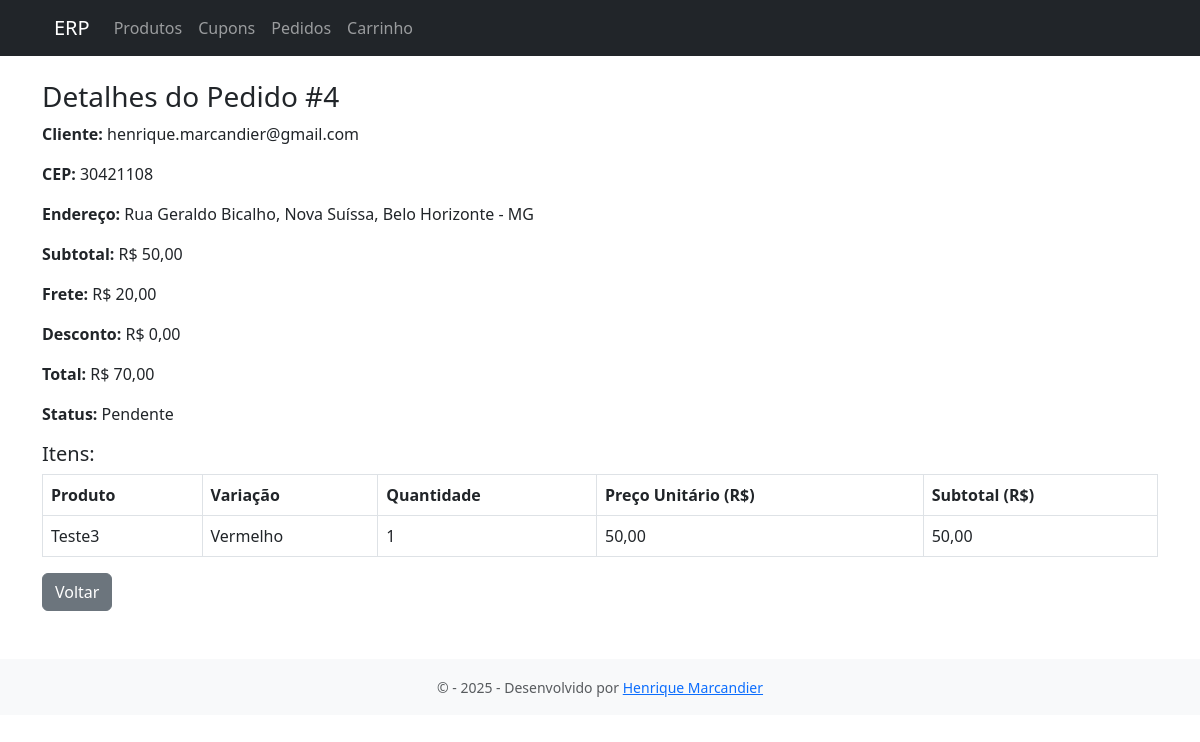
/?url=pedido/detalhes&id=4, run on the app's committed database.
### tables this page shows
CREATE TABLE `pedidos` (
  `id` int(11) NOT NULL AUTO_INCREMENT,
  `cliente_nome` varchar(100) NOT NULL,
  `email_cliente` varchar(100) DEFAULT NULL,
  `cep` varchar(10) DEFAULT NULL,
  `endereco` varchar(255) DEFAULT NULL,
  `status` enum('Pendente','Processando','Enviado','Cancelado','Concluído') DEFAULT 'Pendente',
  `cupom_aplicado` varchar(255) DEFAULT NULL,
  `subtotal` decimal(10,2) NOT NULL DEFAULT 0.00,
  `frete` decimal(10,2) NOT NULL DEFAULT 0.00,
  `desconto` decimal(10,2) NOT NULL DEFAULT 0.00,
  `total` decimal(10,2) NOT NULL DEFAULT 0.00,
  `criado_em` datetime DEFAULT current_timestamp(),
  PRIMARY KEY (`id`)
);

CREATE TABLE `pedido_itens` (
  `id` int(11) NOT NULL AUTO_INCREMENT,
  `pedido_id` int(11) NOT NULL,
  `variacao_id` int(11) NOT NULL,
  `quantidade` int(11) NOT NULL,
  `preco_unitario` decimal(10,2) NOT NULL,
  PRIMARY KEY (`id`)
);

CREATE TABLE `produtos` (
  `id` int(11) NOT NULL AUTO_INCREMENT,
  `nome` varchar(100) NOT NULL,
  `descricao` text DEFAULT NULL,
  `preco` decimal(10,2) NOT NULL DEFAULT 0.00,
  `ativo` tinyint(1) DEFAULT 1,
  `criado_em` datetime DEFAULT current_timestamp(),
  PRIMARY KEY (`id`)
);

CREATE TABLE `variacoes` (
  `id` int(11) NOT NULL AUTO_INCREMENT,
  `produto_id` int(11) NOT NULL,
  `nome` varchar(100) NOT NULL,
  `preco` decimal(10,2) NOT NULL,
  PRIMARY KEY (`id`)
);

### controllers/PedidoController.php (called while the page is built, shortened)
<?php
require_once __DIR__ . '/../models/Cupom.php';
        ?>
        <?php
function detalhesPedido() {
    global $conn;
    $id = intval($_GET['id']);
    $resPedido = $conn->query("SELECT * FROM pedidos WHERE id = $id");
    $pedido = $resPedido->fetch_assoc();
    $resItens = $conn->query("SELECT pi.*, v.nome AS variacao_nome, p.nome AS produto_nome FROM pedido_itens pi
        JOIN variacoes v ON pi.variacao_id = v.id
        JOIN produtos p ON v.produto_id = p.id
        WHERE pi.pedido_id = $id");
    $itens = $resItens->fetch_all(MYSQLI_ASSOC);
    include __DIR__ . '/../views/pedidos/detalhes.php';
}
?>

### views/pedidos/detalhes.php (the view)
<?php include __DIR__ . '/../layout/header.php'; ?>
<div class="container mt-4">
  <h3>Detalhes do Pedido #<?= $pedido['id'] ?></h3>
  <p><strong>Cliente:</strong> <?= htmlspecialchars($pedido['email_cliente']) ?></p>
  <p><strong>CEP:</strong> <?= htmlspecialchars($pedido['cep']) ?></p>
  <p><strong>Endereço:</strong> <?= htmlspecialchars($pedido['endereco']) ?></p>
  <p><strong>Subtotal:</strong> R$ <?= number_format($pedido['subtotal'], 2, ',', '.') ?></p>
  <p><strong>Frete:</strong> R$ <?= number_format($pedido['frete'], 2, ',', '.') ?></p>
  <p><strong>Desconto:</strong> R$ <?= number_format($pedido['desconto'], 2, ',', '.') ?></p>
  <p><strong>Total:</strong> R$ <?= number_format($pedido['total'], 2, ',', '.') ?></p>
  <p><strong>Status:</strong> <?= htmlspecialchars($pedido['status'] ?? 'Pendente') ?></p>
  <h5>Itens:</h5>
  <table class="table table-bordered">
    <thead>
      <tr>
        <th>Produto</th>
        <th>Variação</th>
        <th>Quantidade</th>
        <th>Preço Unitário (R$)</th>
        <th>Subtotal (R$)</th>
      </tr>
    </thead>
    <tbody>
      <?php foreach ($itens as $item): ?>
      <tr>
        <td><?= htmlspecialchars($item['produto_nome']) ?></td>
        <td><?= htmlspecialchars($item['variacao_nome']) ?></td>
        <td><?= $item['quantidade'] ?></td>
        <td><?= number_format($item['preco_unitario'], 2, ',', '.') ?></td>
        <td><?= number_format($item['quantidade'] * $item['preco_unitario'], 2, ',', '.') ?></td>
      </tr>
      <?php endforeach; ?>
    </tbody>
  </table>
  <a href="?url=pedidos" class="btn btn-secondary">Voltar</a>
</div>
<?php include __DIR__ . '/../layout/footer.php'; ?>

### data on the page
pedidos: id "4", email_cliente "henrique.marcandier@gmail.com", cep "30421108", endereco "Rua Geraldo Bicalho, Nova Suíssa, Belo Horizonte - MG", subtotal "50,00", frete "20,00", desconto "0,00", total "70,00", status "Pendente"
pedido_itens: produtos.nome "Teste3", variacoes.nome "Vermelho", quantidade "1", preco_unitario "50,00", $item['quantidade'] * $item['preco_unitario'] "50,00"
